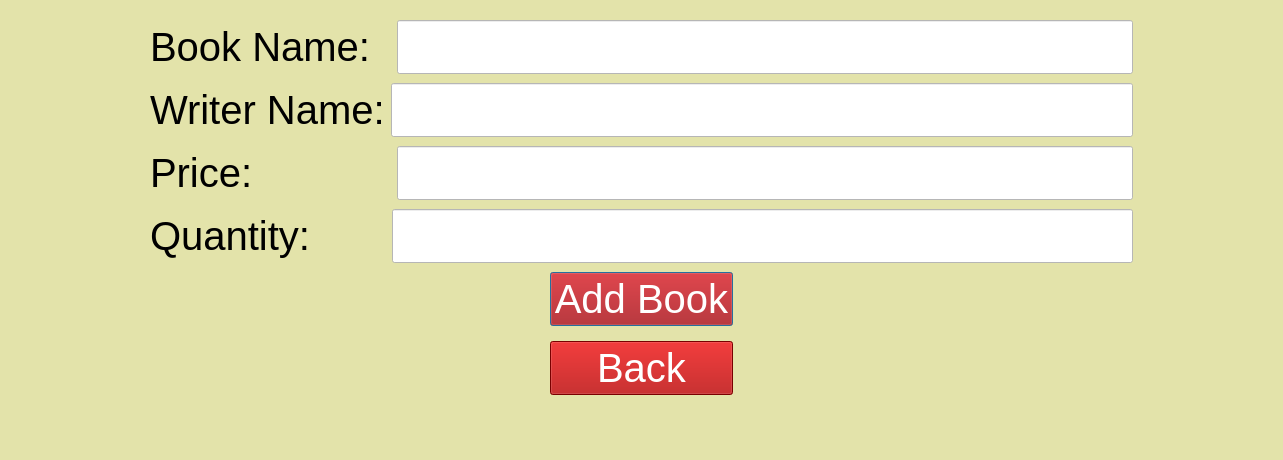
<?xml version="1.0" encoding="UTF-8"?>
<ui version="4.0">
 <class>admin_add_book</class>
 <widget class="QDialog" name="admin_add_book">
  <property name="geometry">
   <rect>
    <x>0</x>
    <y>0</y>
    <width>1278</width>
    <height>460</height>
   </rect>
  </property>
  <property name="windowTitle">
   <string>Dialog</string>
  </property>
  <property name="styleSheet">
   <string notr="true">background-color: rgb(227, 227, 170);</string>
  </property>
  <layout class="QVBoxLayout" name="verticalLayout_2">
   <property name="spacing">
    <number>0</number>
   </property>
   <property name="leftMargin">
    <number>150</number>
   </property>
   <property name="rightMargin">
    <number>150</number>
   </property>
   <property name="bottomMargin">
    <number>56</number>
   </property>
   <item>
    <layout class="QHBoxLayout" name="horizontalLayout">
     <property name="spacing">
      <number>26</number>
     </property>
     <item>
      <widget class="QLabel" name="label_book_name">
       <property name="font">
        <font>
         <pointsize>30</pointsize>
        </font>
       </property>
       <property name="styleSheet">
        <string notr="true">color: rgb(0, 0, 0);</string>
       </property>
       <property name="text">
        <string>Book Name:</string>
       </property>
      </widget>
     </item>
     <item>
      <widget class="QLineEdit" name="lineEdit_book_name">
       <property name="font">
        <font>
         <pointsize>30</pointsize>
        </font>
       </property>
       <property name="styleSheet">
        <string notr="true">background-color: rgb(255, 255, 255);</string>
       </property>
      </widget>
     </item>
    </layout>
   </item>
   <item>
    <layout class="QHBoxLayout" name="horizontalLayout_2">
     <property name="spacing">
      <number>6</number>
     </property>
     <item>
      <widget class="QLabel" name="label_writer_name">
       <property name="font">
        <font>
         <pointsize>30</pointsize>
        </font>
       </property>
       <property name="styleSheet">
        <string notr="true">color: rgb(0, 0, 0);</string>
       </property>
       <property name="text">
        <string>Writer Name:</string>
       </property>
      </widget>
     </item>
     <item>
      <widget class="QLineEdit" name="lineEdit_writer_name">
       <property name="font">
        <font>
         <pointsize>30</pointsize>
        </font>
       </property>
       <property name="styleSheet">
        <string notr="true">background-color: rgb(255, 255, 255);</string>
       </property>
      </widget>
     </item>
    </layout>
   </item>
   <item>
    <layout class="QHBoxLayout" name="horizontalLayout_3">
     <property name="spacing">
      <number>144</number>
     </property>
     <item>
      <widget class="QLabel" name="label_price">
       <property name="font">
        <font>
         <pointsize>30</pointsize>
        </font>
       </property>
       <property name="styleSheet">
        <string notr="true">color: rgb(0, 0, 0);</string>
       </property>
       <property name="text">
        <string>Price:</string>
       </property>
      </widget>
     </item>
     <item>
      <widget class="QLineEdit" name="lineEdit_price">
       <property name="font">
        <font>
         <pointsize>30</pointsize>
        </font>
       </property>
       <property name="styleSheet">
        <string notr="true">background-color: rgb(255, 255, 255);</string>
       </property>
      </widget>
     </item>
    </layout>
   </item>
   <item>
    <layout class="QHBoxLayout" name="horizontalLayout_4">
     <property name="spacing">
      <number>81</number>
     </property>
     <item>
      <widget class="QLabel" name="label_quantity">
       <property name="font">
        <font>
         <pointsize>30</pointsize>
        </font>
       </property>
       <property name="styleSheet">
        <string notr="true">color: rgb(0, 0, 0);</string>
       </property>
       <property name="text">
        <string>Quantity:</string>
       </property>
      </widget>
     </item>
     <item>
      <widget class="QLineEdit" name="lineEdit_quantity">
       <property name="font">
        <font>
         <pointsize>30</pointsize>
        </font>
       </property>
       <property name="styleSheet">
        <string notr="true">background-color: rgb(255, 255, 255);</string>
       </property>
      </widget>
     </item>
    </layout>
   </item>
   <item>
    <layout class="QVBoxLayout" name="verticalLayout">
     <property name="spacing">
      <number>15</number>
     </property>
     <property name="leftMargin">
      <number>400</number>
     </property>
     <property name="rightMargin">
      <number>400</number>
     </property>
     <item>
      <widget class="QPushButton" name="pushButton">
       <property name="font">
        <font>
         <pointsize>30</pointsize>
        </font>
       </property>
       <property name="styleSheet">
        <string notr="true">color: rgb(255, 255, 255);
background-color: rgb(170, 0, 0);</string>
       </property>
       <property name="text">
        <string>Add Book</string>
       </property>
      </widget>
     </item>
     <item>
      <widget class="QPushButton" name="pushButton_back">
       <property name="font">
        <font>
         <pointsize>30</pointsize>
        </font>
       </property>
       <property name="styleSheet">
        <string notr="true">color: rgb(255, 255, 255);
background-color: rgb(170, 0, 0);</string>
       </property>
       <property name="text">
        <string>Back</string>
       </property>
      </widget>
     </item>
    </layout>
   </item>
  </layout>
 </widget>
 <resources/>
 <connections>
  <connection>
   <sender>pushButton_back</sender>
   <signal>clicked()</signal>
   <receiver>admin_add_book</receiver>
   <slot>close()</slot>
   <hints>
    <hint type="sourcelabel">
     <x>277</x>
     <y>247</y>
    </hint>
    <hint type="destinationlabel">
     <x>277</x>
     <y>260</y>
    </hint>
   </hints>
  </connection>
 </connections>
</ui>
